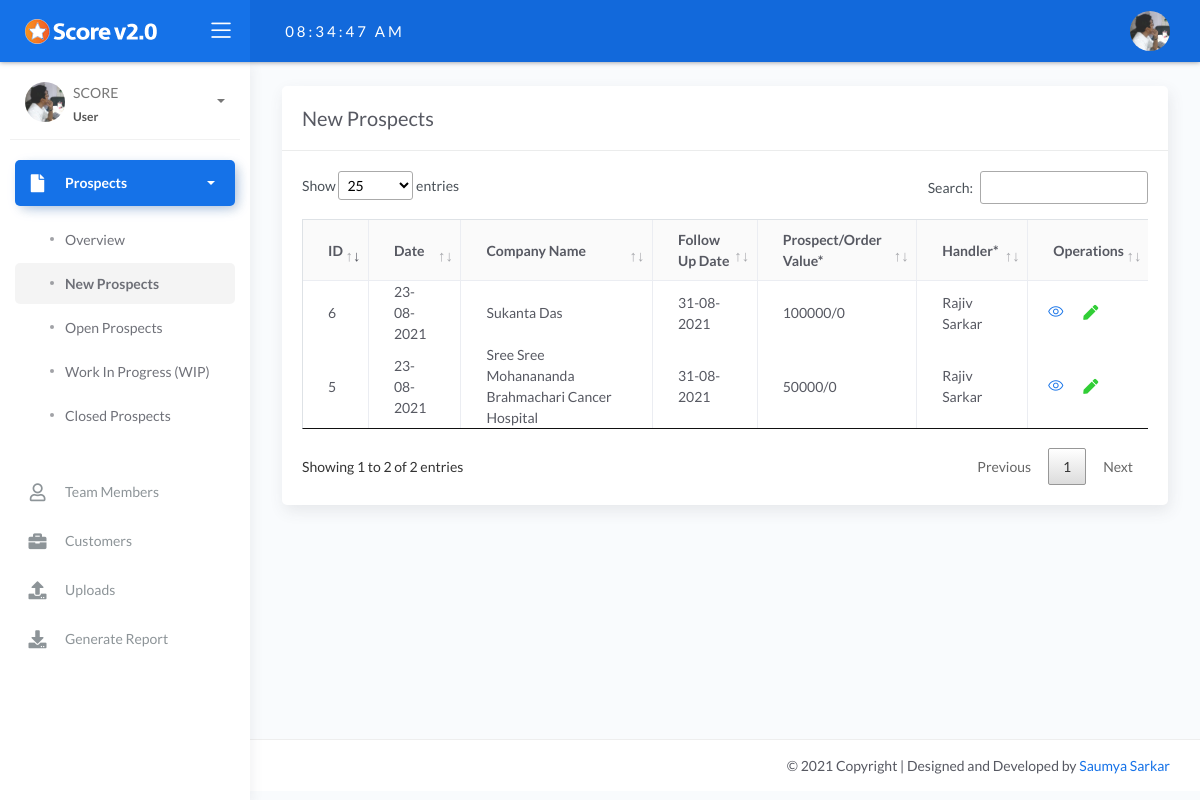
The app's page /user/unsure.php (signed in) with its own data.
### tables this page shows
CREATE TABLE `users` (
  `user_id` int(11) NOT NULL,
  `code` varchar(191) NOT NULL,
  `branch` int(11) NOT NULL,
  `name` varchar(191) NOT NULL,
  `designation_id` int(11) NOT NULL,
  `head` varchar(191) NOT NULL,
  `phone` varchar(191) NOT NULL,
  `email` varchar(255) NOT NULL,
  `password` varchar(191) NOT NULL,
  `city` varchar(191) NOT NULL,
  `create_date` varchar(191) NOT NULL,
  `status` varchar(191) NOT NULL,
  `logoname` varchar(255) NOT NULL,
  `unknown` varchar(255) NOT NULL
);

CREATE TABLE `prospects` (
  `prospect_id` int(11) NOT NULL,
  `company_id` int(11) NOT NULL,
  `user_id` int(11) NOT NULL,
  `status` varchar(191) NOT NULL,
  `requirement` varchar(191) NOT NULL,
  `prospect_value` varchar(191) NOT NULL,
  `order_value` varchar(191) NOT NULL,
  `followup_date` varchar(191) NOT NULL,
  `closing_date` varchar(191) NOT NULL,
  `date` varchar(191) NOT NULL,
  `date2` varchar(191) NOT NULL
);

CREATE TABLE `companies` (
  `company_id` int(11) NOT NULL,
  `user_id` int(11) NOT NULL,
  `company_name` varchar(191) NOT NULL,
  `type` varchar(191) NOT NULL,
  `gstn` varchar(191) NOT NULL,
  `address` varchar(255) NOT NULL,
  `city` varchar(191) NOT NULL,
  `state` varchar(191) NOT NULL,
  `pin` varchar(191) NOT NULL,
  `country` varchar(191) NOT NULL,
  `phone` varchar(191) NOT NULL,
  `whatsapp` varchar(191) NOT NULL,
  `email` varchar(191) NOT NULL,
  `alt_email` varchar(191) NOT NULL,
  `website` varchar(255) NOT NULL,
  `contact_1` varchar(191) NOT NULL,
  `designation_1` varchar(191) NOT NULL,
  `phone_1` varchar(191) NOT NULL,
  `whatsapp_1` varchar(255) NOT NULL,
  `email_1` varchar(191) NOT NULL,
  `contact_2` varchar(191) NOT NULL,
  `designation_2` varchar(191) NOT NULL,
  `phone_2` varchar(191) NOT NULL,
  `whatsapp_2` varchar(191) NOT NULL,
  `email_2` varchar(191) NOT NULL
);

### user/unsure.php (the view, shortened to what this page needs)
<?php
include 'db.php';
include 'includes/header.php';
include 'includes/navbar.php';
?>
	<div class="main-panel">
			<div class="content">
				<div class="page-inner">
					<div class="row">
						<div class="col-md-12">
							<div class="card">
								<div class="card-header">
									<div class="card-title">New Prospects</div>
								</div>
								<div class="card-body">
									<div class="table-responsive">
										<table align="left" id="example" class="table table-bordered table-hover" >
																 <thead bgcolor="#FAFAFA">
                                    <tr>
                                        <th style="font-weight:bolder;">ID</th>
                                            <th style="font-weight:bolder;">Date</th>
                                            <th style="font-weight:bolder;">Company Name</th>
                                                      <th style="font-weight:bolder;">Follow Up Date</th>
                                            <th style="font-weight:bolder;">Prospect/Order Value*</th>
                                            <th style="font-weight:bolder;">Handler*</th>
                                            <th style="font-weight:bolder;">Operations</th>
                                    </tr>
                                    </thead>
                                <?php
                                 $sql= mysqli_query($con, "SELECT * FROM users WHERE email='$username'");
                                 $row_1 = mysqli_fetch_assoc($sql);
                                 $x = $row_1['user_id'];
                                 $arr=array($x);
                                 $name = $row_1['user_id'];
                                 $sql_1 = mysqli_query($con, "SELECT * FROM users WHERE head='$name'");
                                 while($row_2=mysqli_fetch_assoc($sql_1)){
                                    array_push($arr, $row_2['user_id']);
                                }
                                $array = implode(", ",$arr);
                                $open = "New";
                                $query= mysqli_query($con, "SELECT * FROM prospects WHERE user_id IN ($array) AND status = '$open'");
                                if (mysqli_num_rows($query)!=0){
                                while($row=mysqli_fetch_assoc($query)){
                                   $company_id= $row['company_id'];
                                    $query_a= mysqli_query($con, "SELECT * FROM companies WHERE company_id='$company_id'");
                                  $row_a=mysqli_fetch_assoc($query_a);
                                ?>
                                <tr>
                                       <td><?php echo $row['prospect_id']; ?></td>
                                    <td><?php echo $row['date']; ?></td>
                                    <td><?php echo $row_a['company_name']; ?></td>
                                     <?php
                                    $date=date('Y-m-d');
                                    $date1 = DateTime::createFromFormat("d-m-Y", $row['followup_date']);
$y= $date1->format("Y");
$m= $date1->format("m");
$d= $date1->format("d");
$date2="".$y."-".$m."-".$d."";
                                     if ($date >= $date2){
                                     ?>
                                     <td  style="color:red; font-weight:bold;"><?php echo $row['followup_date'];?></td>
                                    <?php
                                     } else {
                                     ?>
                                      <td><?php echo $row['followup_date']; ?></td>
                                     <?php
                                     }
                                     ?>
                                    <td data-toggle="tooltip" data-placement="bottom" title="<?php $n=rtrim($row['requirement'], ", "); echo $n; ?>"><?php echo $row['prospect_value']; ?><?php echo "/".$row['order_value'].""; ?></td>
                                    <?php
                                      $id=$row['user_id'];
                                     $query_x= mysqli_query($con, "SELECT * FROM users WHERE user_id='$id'");
                                     $row_x=mysqli_fetch_assoc($query_x);
                                     $id1=$row_x['designation_id'];
                                     $query_j= mysqli_query($con, "SELECT * FROM designation WHERE designation_id='$id1'");
                                     $row_j=mysqli_fetch_assoc($query_j);
                                    $id1=$row_x['head'];
                                     $query_n= mysqli_query($con, "SELECT * FROM users WHERE user_id='$id1'");
                                     $row_n=mysqli_fetch_assoc($query_n);
                                     ?>
                                    <td data-toggle="tooltip" data-placement="bottom" title="Designation: <?php echo $row_j['name']; ?>, Email: <?php echo $row_x['email']; ?>, Under: <?php echo $row_n['name']; ?>  ">
  <?php echo $row_x['name']; ?></td>
                                    <td>
              <div class="row">
                                    <form action="view.php" method="post">
                    <button style="padding: 5px 10px 5px 10px;" type="submit" name="view_btn" class="btn btn-link btn-primary btn-lg"><i class="icon-eye"></i></button>
                </form>
                   <form action="prospectedit.php" method="post">
                    <button style="padding: 5px 10px 5px 10px;" type="submit" name="view_btn" class="btn btn-link btn-success btn-lg"><i class="fas fa-pen"></i></button>
                </form>
                   </div>
            </td>
                                </tr>
                                <?php
                                   }
                                } else {
                                    echo "No Result Found!";
                                }
                                ?>
                                </table>
                                </div>
                            </div>
                            </div>
                    </div>
                            </div>
                                    </div>
            </div>
<?php
include 'includes/footer.php';
?>

### user/includes/header.php (shortened to what this page needs)
<!DOCTYPE html>
<html lang="en">
<head>
	<link rel="stylesheet" href="./assets/css/bootstrap.min.css">
	<link rel="stylesheet" href="./assets/css/datatables.min.css">
	<link rel="stylesheet" href="./assets/css/atlantis.min.css">
	<link rel="stylesheet" href="./assets/css/demo.css">
	 <link rel="stylesheet" href="https://code.jquery.com/ui/1.12.1/themes/base/jquery-ui.css">
</head>
<body>
	<div class="wrapper">
		<div class="main-header">
			<div class="logo-header" data-background-color="blue">
				<a href="#" class="logo">
					<img src="./assets/img/score-console-logo.png" alt="navbar brand" class="navbar-brand">
				</a>
				<div class="nav-toggle">
					<button class="btn btn-toggle toggle-sidebar">
						<i class="icon-menu"></i>
					</button>
				</div>
			</div>
			<nav class="navbar navbar-header navbar-expand-lg" data-background-color="blue2">
				<div class="container-fluid">
					<div id="MyClockDisplay" align="left" class="clock" onload="showTime()"></div>
					<ul class="navbar-nav topbar-nav ml-md-auto align-items-center">
							<?php
											$username=$_SESSION['username'];
											$sql = mysqli_query($con, "SELECT * FROM users WHERE email='$username'");
											$row=mysqli_fetch_assoc($sql);
											?>
						<li class="nav-item dropdown hidden-caret">
							<a class="dropdown-toggle profile-pic" data-toggle="dropdown" href="#" aria-expanded="false">
								<div class="avatar-sm">
									 <img src="<?php $image_src2 = $row['logoname']; echo "../admin/upload/".$image_src2.""; ?> " class="avatar-img rounded-circle" alt="...">
								</div>
							</a>
						</li>
					</ul>
				</div>
			</nav>
		</div>

### user/includes/navbar.php (shortened to what this page needs)
  <div class="sidebar sidebar-style-2">
	<div class="sidebar-wrapper scrollbar scrollbar-inner">
		<div class="sidebar-content">
				<div class="user">
				<div class="avatar-sm float-left mr-2">
					 <img src="<?php $image_src2 = $row['logoname']; echo "../admin/upload/".$image_src2.""; ?> " class="avatar-img rounded-circle" alt="...">
				</div>
			<div class="info">
					<a data-toggle="collapse" href="#collapseExample" aria-expanded="true">
						<span>
							SCORE
							<span class="user-level">User</span>
							<span class="caret"></span>
						</span>
					</a>
				</div>
			</div>
			<ul class="nav nav-primary" id="nav">
				<li class="nav-item" id="prospect">
					<a data-toggle="collapse" href="#base">
						<i class="fas fa-file"></i>
						<p>Prospects</p>
						<span class="caret"></span>
					</a>
					<div class="collapse" id="base">
						<ul class="nav nav-collapse">
							<li class="p1">
								<a href="overview.php">
									<span class="sub-item">Overview</span>
								</a>
							</li>
							<li class="p2">
								<a href="unsure.php">
									<span class="sub-item">New Prospects</span>
								</a>
							</li>
							<li class="p3">
								<a href="open.php">
									<span class="sub-item">Open Prospects</span>
								</a>
							</li>
							<li class="p4">
								<a href="wip.php">
									<span class="sub-item">Work In Progress (WIP)</span>
								</a>
							</li>
							<li class="p5">
								<a href="closed.php">
									<span class="sub-item">Closed Prospects</span>
								</a>
							</li>
						</ul>
					</div>
				</li>
					<li class="nav-item" id="user" >
					<a href="users.php">
						<i class="far fa-user"></i>
						<p>Team Members</p>
					</a>
				</li>
					<li class="nav-item">
					<a href="companies.php">
						<i class="fas fa-briefcase"></i>
						<p>Customers</p>
						</a>
				</li>
					<li class="nav-item">
					<a href="report.php">
						<i class="fas fa-upload"></i>
						<p>Uploads</p>
						</a>
				</li>
				<li class="nav-item">
					<a href="generate.php">
						<i class="fas fa-download"></i>
						<p>Generate Report</p>
						</a>
				</li>
			</ul>
		</div>
	</div>
</div>

### user/includes/header.php (style rules this page uses)
.clock { position: absolute; top: 50%; left: 10%; transform: translateX(-50%) translateY(-50%); color: #fff; font-size: 15px; font-family: Lato; letter-spacing: 3px; }
button { padding:5px 10px 5px 10px; }

### records on screen
users: logoname (picture)
prospects: prospect_id "5", date "23-08-2021", company.company_name "Sree Sree Mohanananda Brahmachari Cancer Hospital", followup_date "31-08-2021", prospect_value "50000", order_value "0", user.name "Rajiv Sarkar"
prospects: prospect_id "6", date "23-08-2021", company.company_name "Sukanta Das", followup_date "31-08-2021", prospect_value "100000", order_value "0", user.name "Rajiv Sarkar"
